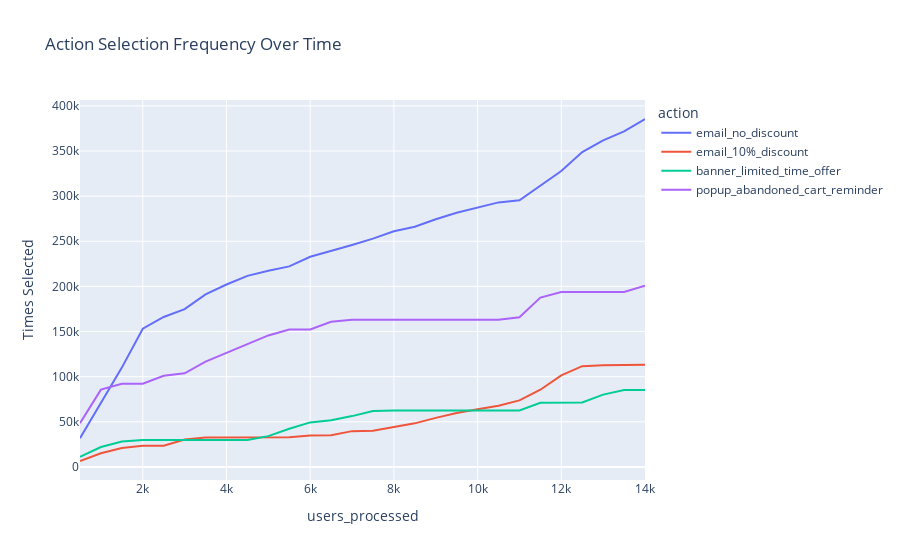

Notebook source saved alongside this figure:
### Code cell
# Plot action selection over time
fig1 = px.line(
    history_df,
    x='users_processed',
    y='count',
    color='action',
    title='Action Selection Frequency Over Time',
    labels={'count': 'Times Selected'}
)

fig1.show()

### Figure 1 — Plotly figure (JSON) as saved in the notebook; plotly's stock layout.template omitted (floating-point values rounded to 4 significant figures)
{"data": [{"hovertemplate": "action=email_no_discount<br>users_processed=%{x}<br>Times Selected=%{y}<extra></extra>", "legendgroup": "email_no_discount", "line": {"color": "#636efa", "dash": "solid"}, "marker": {"symbol": "circle"}, "mode": "lines", "name": "email_no_discount", "orientation": "v", "showlegend": true, "type": "scatter", "x": [500, 1000, 1500, 2000, 2500, 3000, 3500, 4000, 4500, 5000, 5500, 6000, 6500, 7000, 7500, 8000, 8500, 9000, 9500, 10000, 10500, 11000, 11500, 12000, 12500, 13000, 13500, 14000], "xaxis": "x", "y": [31820, 70593, 110044, 153148, 166119, 174877, 191226, 202152, 211660, 217279, 222209, 232810, 239019, 245907, 252912, 261148, 266051, 274454, 281562, 287085, 293107, 295328, 311823, 327864, 348823, 361772, 371802, 385480], "yaxis": "y"}, {"hovertemplate": "action=email_10%_discount<br>users_processed=%{x}<br>Times Selected=%{y}<extra></extra>", "legendgroup": "email_10%_discount", "line": {"color": "#EF553B", "dash": "solid"}, "marker": {"symbol": "circle"}, "mode": "lines", "name": "email_10%_discount", "orientation": "v", "showlegend": true, "type": "scatter", "x": [500, 1000, 1500, 2000, 2500, 3000, 3500, 4000, 4500, 5000, 5500, 6000, 6500, 7000, 7500, 8000, 8500, 9000, 9500, 10000, 10500, 11000, 11500, 12000, 12500, 13000, 13500, 14000], "xaxis": "x", "y": [6590, 15089, 21068, 23356, 23417, 30492, 32715, 32721, 32721, 32849, 32864, 34956, 35074, 39668, 40084, 44340, 48294, 54339, 59709, 63908, 67900, 73741, 85510, 101400, 111631, 112702, 113052, 113245], "yaxis": "y"}, {"hovertemplate": "action=banner_limited_time_offer<br>users_processed=%{x}<br>Times Selected=%{y}<extra></extra>", "legendgroup": "banner_limited_time_offer", "line": {"color": "#00cc96", "dash": "solid"}, "marker": {"symbol": "circle"}, "mode": "lines", "name": "banner_limited_time_offer", "orientation": "v", "showlegend": true, "type": "scatter", "x": [500, 1000, 1500, 2000, 2500, 3000, 3500, 4000, 4500, 5000, 5500, 6000, 6500, 7000, 7500, 8000, 8500, 9000, 9500, 10000, 10500, 11000, 11500, 12000, 12500, 13000, 13500, 14000], "xaxis": "x", "y": [11284, 22112, 28188, 29719, 29794, 29812, 29832, 29836, 29836, 34136, 42251, 49365, 51746, 56332, 61908, 62583, 62583, 62583, 62583, 62583, 62583, 62646, 71056, 71360, 71360, 80162, 85180, 85327], "yaxis": "y"}, {"hovertemplate": "action=popup_abandoned_cart_reminder<br>users_processed=%{x}<br>Times Selected=%{y}<extra></extra>", "legendgroup": "popup_abandoned_cart_reminder", "line": {"color": "#ab63fa", "dash": "solid"}, "marker": {"symbol": "circle"}, "mode": "lines", "name": "popup_abandoned_cart_reminder", "orientation": "v", "showlegend": true, "type": "scatter", "x": [500, 1000, 1500, 2000, 2500, 3000, 3500, 4000, 4500, 5000, 5500, 6000, 6500, 7000, 7500, 8000, 8500, 9000, 9500, 10000, 10500, 11000, 11500, 12000, 12500, 13000, 13500, 14000], "xaxis": "x", "y": [48448, 85654, 92114, 92189, 100977, 103802, 116668, 126153, 135964, 145704, 152206, 152366, 160799, 163003, 163048, 163078, 163078, 163082, 163082, 163082, 163082, 165765, 187690, 193687, 193687, 193821, 193952, 200820], "yaxis": "y"}], "layout": {"legend": {"title": {"text": "action"}, "tracegroupgap": 0}, "title": {"text": "Action Selection Frequency Over Time"}, "xaxis": {"anchor": "y", "domain": [0, 1], "title": {"text": "users_processed"}}, "yaxis": {"anchor": "x", "domain": [0, 1], "title": {"text": "Times Selected"}}}}
